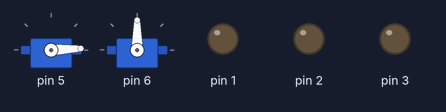
Bench run of a sketch on a simulated Arduino Uno, built with avr-gcc and run on an emulated ATmega328P. Shown: 2 × servo, output pins drawn as LEDs (lit = HIGH).

Above: at 0.05 s.
At 1.05 s:
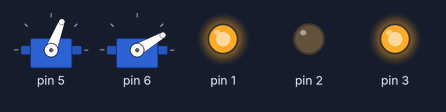
At 2.1 s:
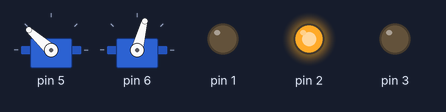
At 4.15 s:
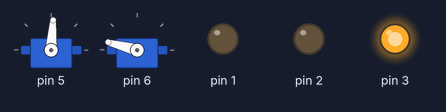
At 6.25 s:
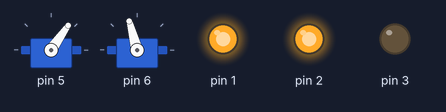
At 8.35 s:
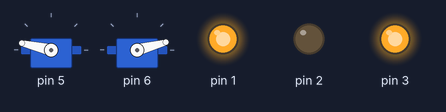
Timing chart, 0 to 10.9 s (numbered marks = the images above):
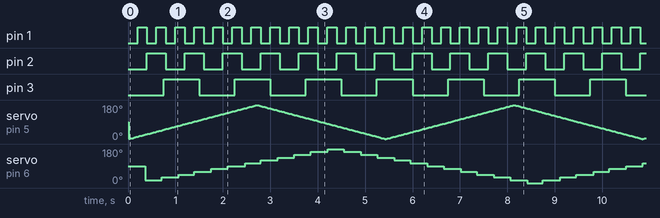

The sketch:

3LED_2Servo_OOP.ino
```cpp
#include <Servo.h>

class LED //Die LED Klasse
{
  //Attribute
  int pin; //Der Pin, an den die LED angeschlossen ist
  long interval; //Der Ein/Aus-Intervall
  unsigned long previousMillis; //Die Systemzeit, bei der das letzte Umschalten
                                //stattgefunden hat

//Der Konstruktor
public:
LED(int pinP,long intervalP){
  //Zuweisen der Parameter auf die Attribute
  pin = pinP;
  interval = intervalP;
  pinMode(pin,OUTPUT);
  previousMillis = 0;
  }

//Die Methode zum Abfragen
void abfragen()  {
    unsigned long currentMillis = millis();

    if(currentMillis - previousMillis >= interval)
    {
      previousMillis = currentMillis;
      digitalWrite(pin, !digitalRead(pin));
    }
  }

};

class Servomotor //Die Servomotor Klasse
{
  Servo servo; //ein Objekt der Servoklasse, über das der Servo
               //angesprochen wird
  int pin; //Pin, an den der Servo angeschlossen ist
  int pos; //Die aktuelle Servoposition
  int angleIncrement; //Winkel, um den der Servo bei jedem Schritt
                      //bewegt werden soll
  int interval; //Das Zeitintervall mit dem bewegt werden soll
  unsigned long previousMillis;

public:
Servomotor(int pinP, int intervalP, int angleIncrementP){
  pin = pinP;
  interval = intervalP;
  angleIncrement = angleIncrementP;
  }

void initialisieren(){ //Eine Methode, um den Servo zu initialisieren
                       //Muss in setup() ausgeführt werden
  servo.attach(pin);
}

void bewegen(){
    unsigned long currentMillis = millis();

    if(currentMillis - previousMillis >= interval)
    {
      previousMillis = currentMillis;
      pos += angleIncrement; //Die Servoposition um den gewünschten Winkel verschieben

      if (pos >= 180){ //Endwinkel in positive Richtung erreicht
        pos = 180;
        angleIncrement = -angleIncrement; //Drehrichtung umkehren
      }
      else if (pos <= 0){ //Endwinkel in negative Richtung erreicht
        pos = 0;
        angleIncrement = -angleIncrement; //Drehrichtung umkehren
      }
      servo.write(pos); //Servo auf neue Position setzen
    }
  }
};

//Erstellen der drei LED Objekte
LED led1(2,400);
LED led2(3,750);
LED led3(1,200);

//Erstellen der zwei Servo Objekte
Servomotor s1(5,15,1);
Servomotor s2(6,350,15);

void setup() {
s1.initialisieren();
s2.initialisieren();
}

void loop()
{
  led1.abfragen();
  led2.abfragen();
  led3.abfragen();

  s1.bewegen();
  s2.bewegen();
}
```

Measured:
- by itself, pin 1: alternates HIGH for 0.20 s and LOW for 0.20 s
- by itself, pin 2: alternates HIGH for 0.40 s and LOW for 0.40 s
- by itself, pin 3: alternates HIGH for 0.75 s and LOW for 0.75 s
